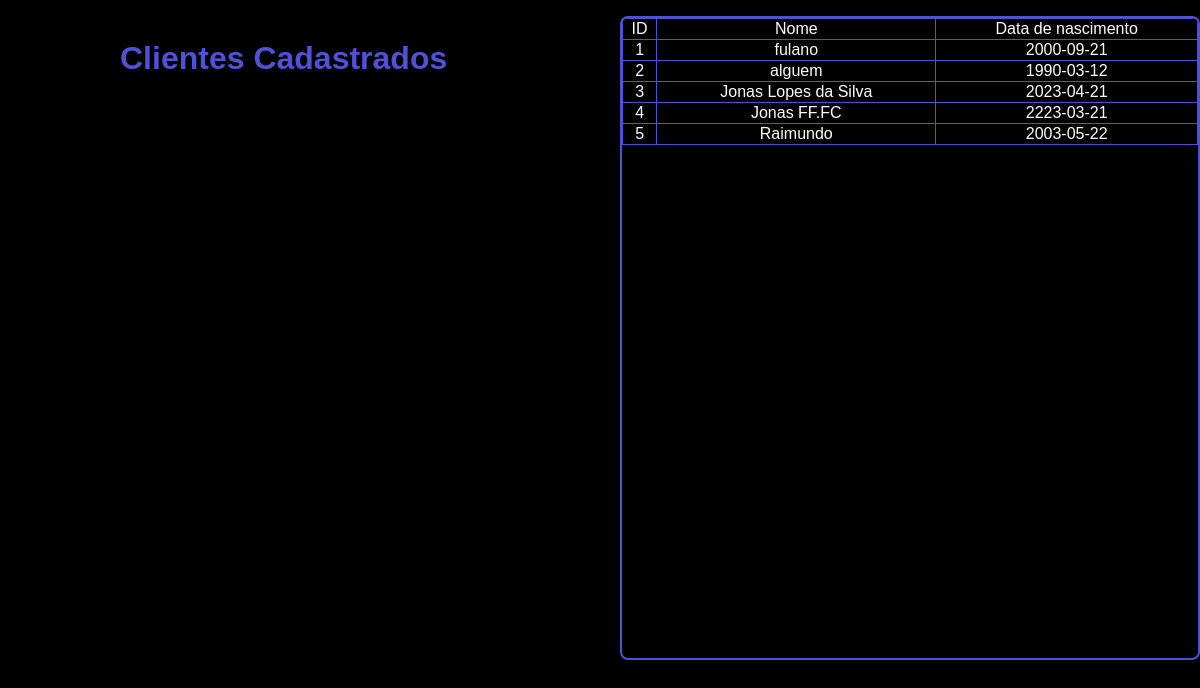
The page /src/Views/Listagem/ClienteLista.php (signed in) on the database its author committed.
### tables this page shows
CREATE TABLE tb_clientes(cli_codigo INTEGER PRIMARY KEY AUTOINCREMENT, cli_nome TEXT, cli_dtnasc DATE);

### src/Views/Listagem/ClienteLista.php (the view, shortened to what this page needs)
<!DOCTYPE html>
<html lang="pt-br">
<head>
    <link rel="stylesheet" href="../../../Locadora.css">
</head>
<body>
    <h1 class="Clientecad">Clientes Cadastrados</h1>
    <div class="listacliente">
    <?php
        $db = new SQLite3(__DIR__."../../../../Locadora.db");
        $clientes = $db->query("SELECT * FROM tb_clientes") or die("<h1>Nenhum cliente foi cadastrado</h1>");
        $tabela = "<table border = '1px'><tr><td>ID</td><td>Nome</td><td>Data de nascimento</td></tr></tr>";
        while ($row = $clientes->fetchArray()) {
            $tabela .= "<tr><td>".$row['cli_codigo']."</td><td>".$row['cli_nome']."</td><td>".$row['cli_dtnasc']."</td></tr>";
        }
        $tabela .= "</table>";
        echo $tabela;
    ?>
    </div>
</body>
</html>

### Locadora.css (style rules this page uses)
* { margin: 0; }
body { background-color: black; font-family: arial; }
table { border-collapse: collapse; color: white; width: 100%; }
td { border: 1px solid #5051D4; text-align: center; }
.listacliente { position: absolute; overflow-y: scroll; height: 80%; width: 48%; top: 2%; right: 0; border: 2px solid #5051D4; border-radius: 8px; }
.Clientecad { position: absolute; color: #5051D4; top: 5%; left: 10%; }

### rows shown on the page
tb_clientes: cli_codigo "1", cli_nome "fulano", cli_dtnasc "2000-09-21"
tb_clientes: cli_codigo "2", cli_nome "alguem", cli_dtnasc "1990-03-12"
tb_clientes: cli_codigo "3", cli_nome "Jonas Lopes da Silva", cli_dtnasc "2023-04-21"
tb_clientes: cli_codigo "4", cli_nome "Jonas FF.FC", cli_dtnasc "2223-03-21"
tb_clientes: cli_codigo "5", cli_nome "Raimundo", cli_dtnasc "2003-05-22"
